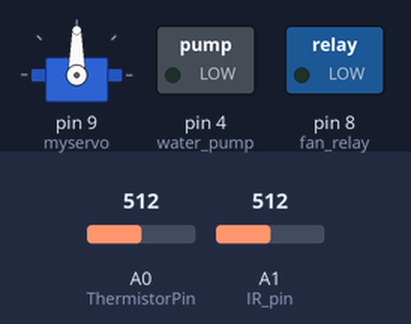
This sketch was run on a simulated Arduino Uno, built with avr-gcc and run on an emulated ATmega328P. On the bench: servo, switched loads named in the sketch (green lamp = pin HIGH). The inputs (shaded band) are chosen by the test bench; at power-on: A0 (ThermistorPin) = 512, A1 (IR_pin) = 512.

Above: at 1.2 s.
1.3 s: A0 (ThermistorPin) set to 841
2.8 s: A0 (ThermistorPin) set to 858
At 3.5 s:
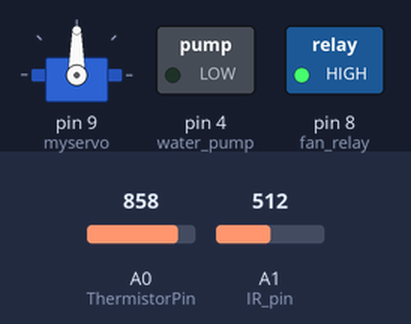
4.3 s: A0 (ThermistorPin) set to 716
At 4.6 s:
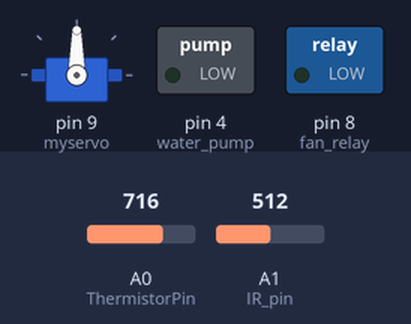
5.8 s: A0 (ThermistorPin) set to 900
At 6.9 s:
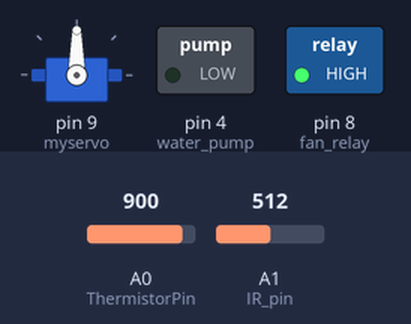
Timing chart, 0 to 8.3 s (numbered marks = the images above; inputs shaded):
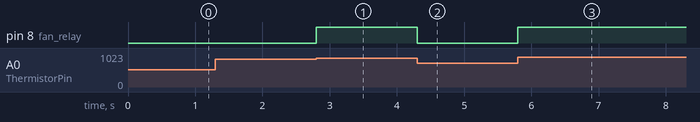

The sketch:

Simulation.ino
```cpp
//Declarations & Libraries

#include <Servo.h>
Servo myservo;

//Pins
int ThermistorPin = A0;
int IR_pin = A1 ;
int fan_relay = 8 ;
int water_pump = 4 ;

//Thermistor`s equation
int Vo;
float R1 = 10000 ;
float logR2, R2, T, Tc, Tf;
float c1 = 1.009249522e-03, c2 = 2.378405444e-04, c3 = 2.019202697e-07;

//Constants
int fire_temp = 70 ;
int fire_detection = 500 ;
int pos = 0 ;

void setup() {
  //Beginig  transmission
  Serial.begin(9600);
  //Identifying pins
  pinMode(fan_relay , OUTPUT);
  pinMode(water_pump , OUTPUT);
  //Servo attachment
  myservo.attach(9);

}

void loop() {
  // Thermistor`s Setup

  Vo = analogRead(ThermistorPin);
  R2 = R1 * (1023.0 / (float)Vo - 1.0 );
  logR2 = log(R2);
  T = (1.0 / (c1 + c2 * logR2 + c3 * logR2 * logR2 * logR2));
  Tc = T - 273.15;

  //Thermistor`s OUTPUT

  /* Serial.print("Temperature: ");
    Serial.print(Tc);
    Serial.println(" C");
    delay(500);*/

  //IR OUTPUT

  int IR = analogRead (IR_pin ) ;
  /* Serial.print ("Value :");
    Serial.println (IR) ; */


  // OUR LOGIC

  if (Tc >= fire_temp )                       // Fire in the room
  {
    //Fan is on and Search for the fire
    digitalWrite(fan_relay , HIGH) ;
    digitalWrite(9,HIGH);
   /* for (pos = 0; pos <= 90; pos += 1)
    {
      myservo.write(pos);
      delay(15);
    }
    for (pos = 90; pos >= 0; pos -= 1)
    {
      myservo.write(pos);
      delay(15);
    }
*/
    if (IR == HIGH )
    {
      //Serial.print ("Found Fire");
     // myservo.detach();
     digitalWrite(9,LOW);                     //Stop servo
      digitalWrite(water_pump , HIGH);        // Water Pump on
    }
  }
  else
  {
    //Serial.print ("NO FIRE" ) ;
    digitalWrite(water_pump , LOW);             //Turn the pump off
    digitalWrite(fan_relay ,  LOW);             //Turn the fan off

    //myservo.attach(9) ;
    digitalWrite(9,HIGH);                       //Reattach Servo

  }

}
```

Measured:
- the behaviour switches between 848 and 849 on A0 (ThermistorPin) (found by bisection; images 0 and 1)
- after the input at 1.3 s, every drawn part: stays the same
- after the input at 2.8 s, pin 8 (fan_relay): LOW → HIGH at once
- after the input at 4.3 s, pin 8 (fan_relay): HIGH → LOW at once
- after the input at 5.8 s, pin 8 (fan_relay): LOW → HIGH at once
